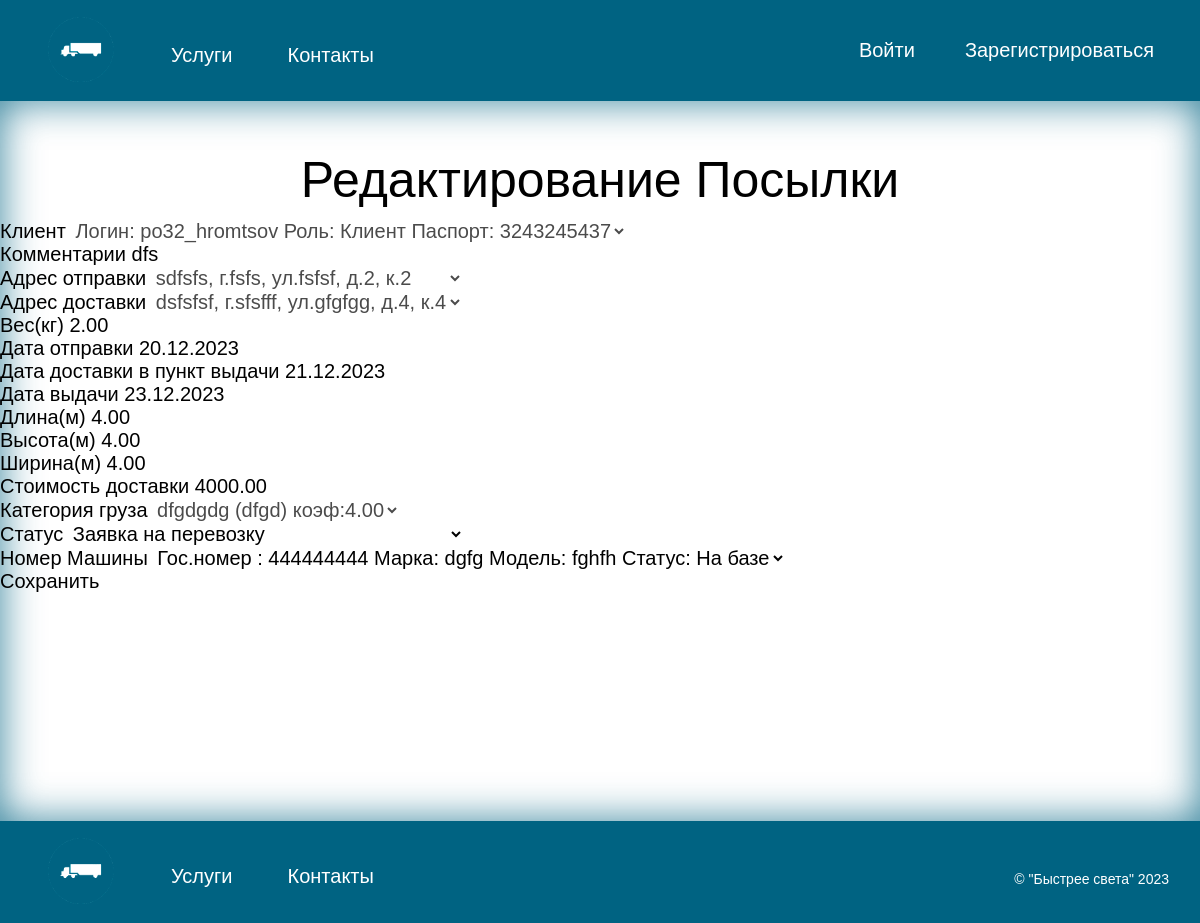
The page /navigate/employeerpakages/edit/1/ on the database as committed earlier.
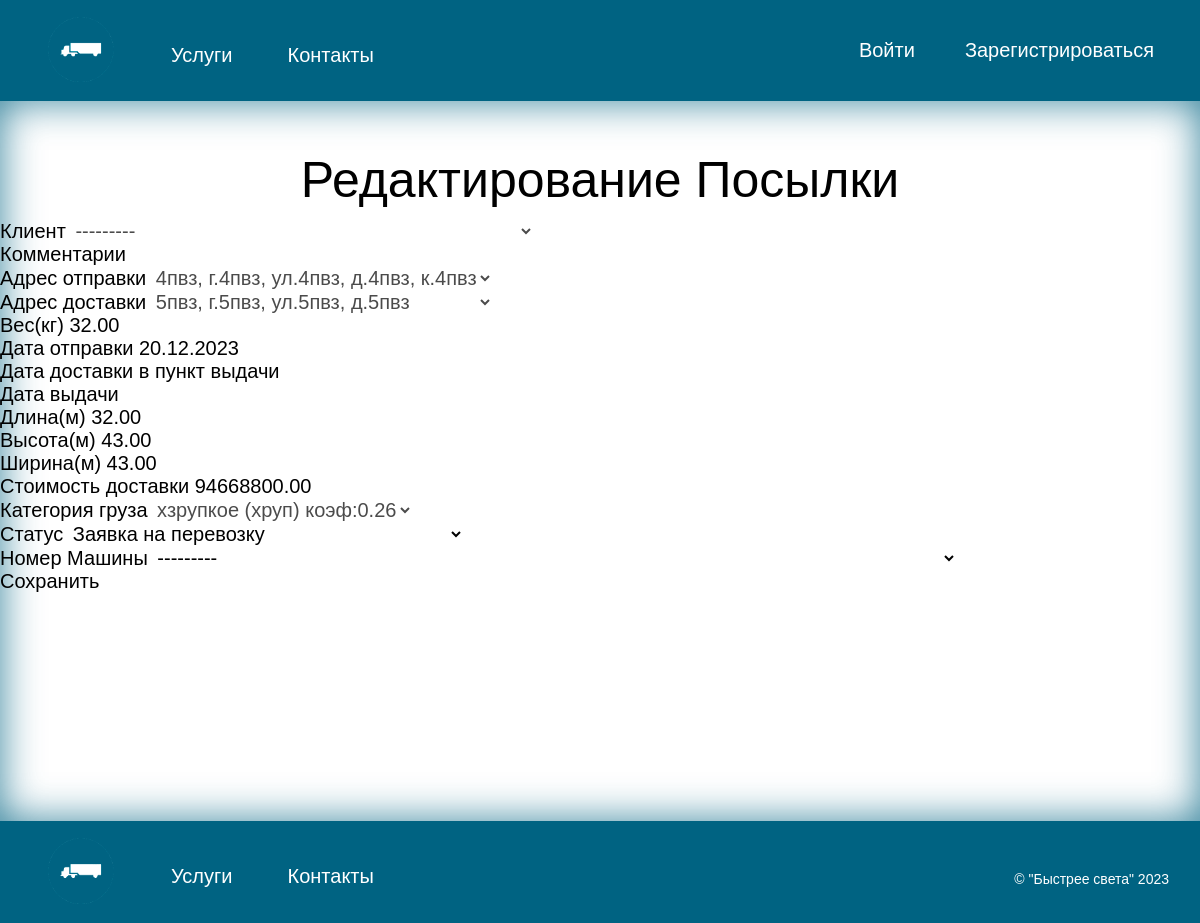
The same page on the database as committed later.
### navigate/models.py (models this page shows, shortened)
class Package(models.Model):
    STATUS_CHOICES = [
        ('Принят от клиента', 'Принят от клиента'),
        ('Отправлен на склад', 'Отправлен на склад'),
        ('Отправлен на склад в город назначения', 'Отправлен на склад в город назначения'),
        ('Принят на складе в городе назначения', 'Принят на складе в городе назначения'),
        ('Отправлен в пункт выдачи', 'Отправлен в пункт выдачи'),
        ('Принят в пункте выдачи', 'Принят в пункте выдачи'),
        ('Утерян', 'Утерян'),
        ('Заявка на перевозку', 'Заявка на перевозку'),
        ('Утилизирован', 'Утилизирован'),
        ('Выдан', 'Выдан'),
    ]
    client_id = models.ForeignKey(
        settings.AUTH_USER_MODEL,
        on_delete=models.SET_NULL,
        related_name='Packages_as_client',
        verbose_name='Клиент',
        null=True,
    )
    comments = models.CharField(max_length=500, verbose_name='Комментарии', null=True, blank=True)
    sending_address = models.ForeignKey(
        'PointIssue',
        on_delete=models.SET_NULL,
        related_name='Packages_as_sending_address',
        verbose_name='Адрес отправки',
        null=True,
    )
    delivery_address =models.ForeignKey(
        'PointIssue',
        on_delete=models.SET_NULL,
        related_name='Packages_as_delivery_address',null=True,
        verbose_name='Адрес доставки',
    )
    weight = models.DecimalField(max_digits=10, decimal_places=2, verbose_name='Вес(кг)')
    date_of_receipt = models.DateField(verbose_name='Дата отправки')
    delivery_date = models.DateField(verbose_name='Дата доставки в пункт выдачи', null=True, blank=True,)
    date_of_issue = models.DateField(verbose_name='Дата выдачи', null=True, blank=True,)
    length = models.DecimalField(max_digits=10, decimal_places=2, verbose_name='Длина(м)')
    height = models.DecimalField(max_digits=10, decimal_places=2, verbose_name='Высота(м)')
    width = models.DecimalField(max_digits=10, decimal_places=2, verbose_name='Ширина(м)')
    cost = models.DecimalField(max_digits=10, decimal_places=2, verbose_name='Стоимость доставки')
    cargo_category = models.ForeignKey('CargoCategory', on_delete=models.SET_NULL, null=True,
                                         verbose_name='Категория груза')
    status = models.CharField(max_length=200,
                              choices=STATUS_CHOICES,
                              default='Заявка на перевозку',
                              verbose_name='Статус')
    car_id = models.ForeignKey('Car', on_delete=models.SET_NULL, null=True, blank=True,
                                       verbose_name='Номер Машины')
    class Meta:
        verbose_name = "Посылку"
        verbose_name = "Посылку"
        verbose_name_plural = "Посылки"

### navigate/views.py (the view)
# urls.py: path('employeerpakages/edit/<int:package_id>/', views.edit_package, name='edit_package'),
def edit_package(request, package_id):
    package = get_object_or_404(Package, id=package_id)
    if request.method == 'POST':
        form = PackageEditForm(request.POST, instance=package)
        if form.is_valid():
            form.save()
            return redirect('employeerpakages')
    else:
        form = PackageEditForm(instance=package)
    return render(request, 'edit_package.html', {'form': form})

### navigate/forms.py
class PackageEditForm(forms.ModelForm):
    class Meta:
        model = Package
        fields = '__all__'
    def __init__(self, *args, **kwargs):
        super(PackageEditForm, self).__init__(*args, **kwargs)
        for name, field in self.fields.items():
            if name not in ['car_id', 'status']:
                field.disabled = True

### navigate/models.py (called while the page is built)
    def __str__(self):
        if(self.role == 'Клиент'):
            return "Логин:  " + self.username + " Роль: " + str(self.role)  + " Паспорт: " + str(self.passport)
        else:
            return "Логин:  " + self.username + " Роль: " + str(self.role)

    def __str__(self):
        return f"{self.name} ({self.comments})  коэф:{self.coefficient}"

    def __str__(self):
        return ("Гос.номер :  " + str(self.state_number) + " Марка: " + str(self.stamp)
                + " Модель: " + str(self.model) + " Статус: " + str(self.status))

### templates/edit_package.html (shortened to what this page needs)
{% extends 'base.html' %}
{% block content %}
<main>
  <h1 class="mb-4">Редактирование Посылки</h1>
  <form method="post">
    <fieldset>
      {% for field in form %}
        <div class="mb-3">
          <label for="{{ field.id_for_label }}" class="form-label">{{ field.label }}</label>
          {% if field.name in form.Meta.readonly_fields %}
            <input type="text" class="form-control" id="{{ field.id_for_label }}" value="{{ field.value }}" disabled>
          {% else %}
            {{ field }}
          {% endif %}
        </div>
      {% endfor %}
    </fieldset>
    <button type="submit" class="btn btn-primary">Сохранить</button>
  </form>
</main>
{% endblock %}

Rows that differ between the two databases and show on the page:
changed Package "Заявка на перевозку": client_id "Логин: po32_hromtsov Роль: Клиент Паспорт: 3243245437" → "---------"; comments "dfs" → (not shown); sending_address "sdfsfs, г.fsfs, ул.fsfsf, д.2, к.2" → "4пвз, г.4пвз, ул.4пвз, д.4пвз, к.4пвз"; delivery_address "dsfsfsf, г.sfsfff, ул.gfgfgg, д.4, к.4" → "5пвз, г.5пвз, ул.5пвз, д.5пвз"; weight "2.00" → "32.00"; delivery_date "21.12.2023" → (not shown); date_of_issue "23.12.2023" → (not shown); length "4.00" → "32.00"; height "4.00" → "43.00"; width "4.00" → "43.00"; cost "4000.00" → "94668800.00"; cargo_category "dfgdgdg (dfgd) коэф:4.00" → "хзрупкое (хруп) коэф:0.26"; car_id "Гос.номер : 444444444 Марка: dgfg Модель: fghfh Статус: На базе" → "---------"
